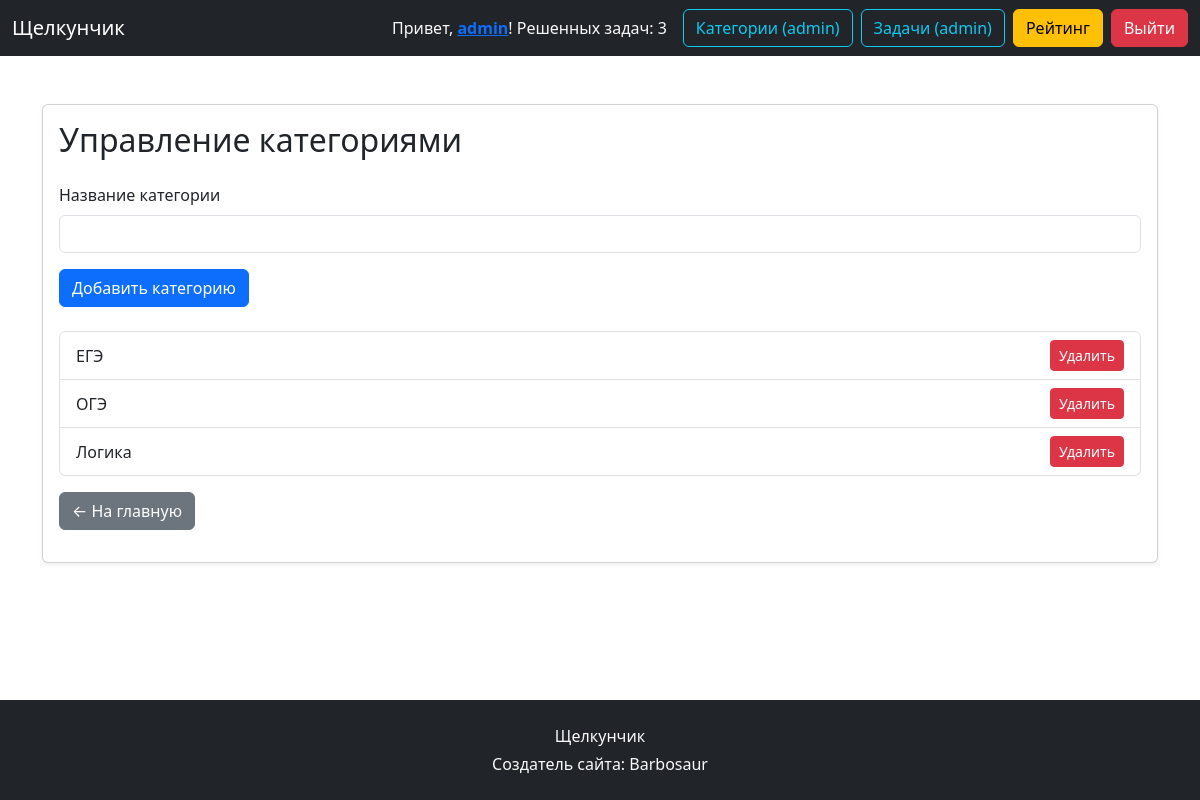
The app's page /categories (signed in), older data.
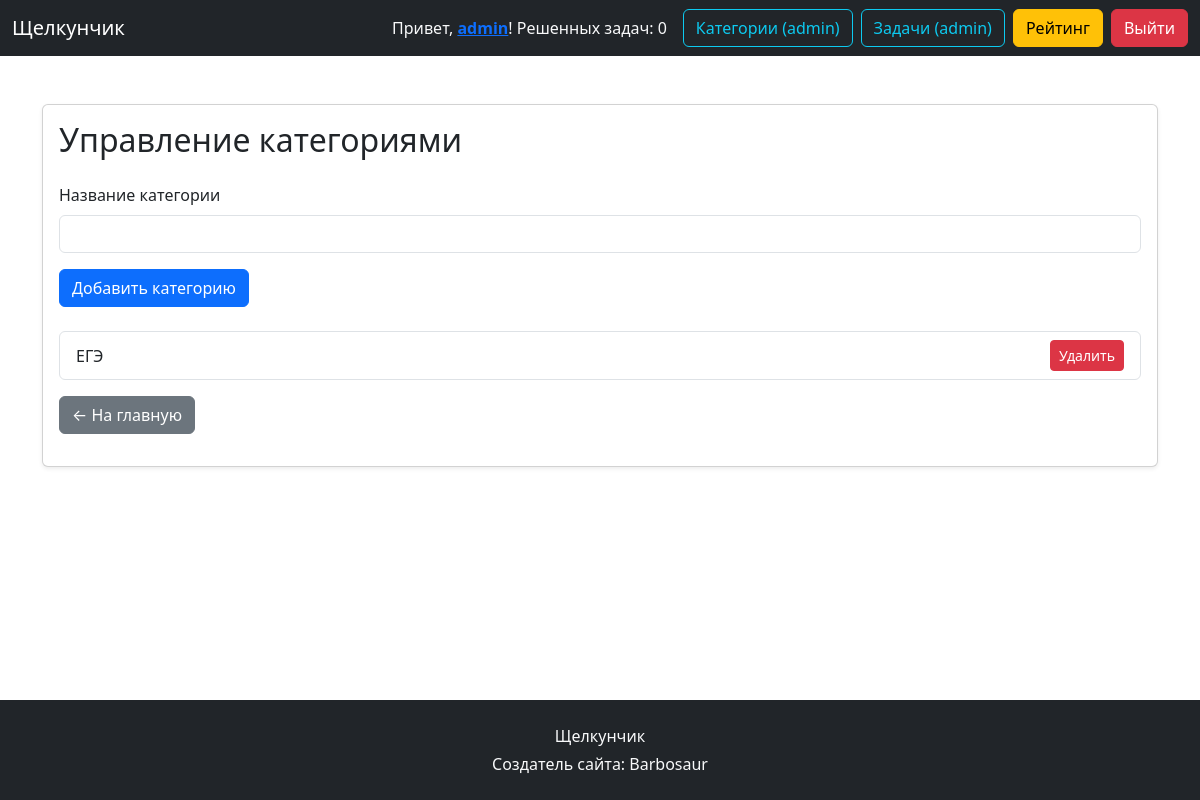
The same page, newer data.
### data/user.py (models this page shows)
class User(SqlAchemyBase, UserMixin):
    __tablename__ = 'users'
    id = Column(Integer, primary_key=True)
    username = Column(String, unique=True, nullable=False)
    password = Column(String, nullable=False)
    solved_tasks = Column(Integer, default=0)
    tasks = relationship("UserTask", back_populates="user")

### data/category.py (models this page shows)
class Category(SqlAchemyBase):
    __tablename__ = 'categories'
    id = sa.Column(sa.Integer, primary_key=True, autoincrement=True)
    name = sa.Column(sa.String(100), nullable=False)
    tasks = relationship('Task', back_populates='category')

### app.py (the view)
@app.route('/categories', methods=['GET', 'POST'])
@login_required
def manage_categories():
    if current_user.username != "admin":
        return "Нет доступа"
    form = CategoryForm()
    session = db_session.create_session()
    if form.validate_on_submit():
        new_category = Category(name=form.name.data)
        session.add(new_category)
        session.commit()
        flash('Категория добавлена!', 'success')
        return redirect(url_for('manage_categories'))
    categories = session.query(Category).all()
    session.close()
    return render_template('manage_categories.html', categories=categories, form=form)

### forms/category_add.py
class CategoryForm(FlaskForm):
    name = StringField('Название категории', validators=[DataRequired(), Length(min=2, max=100)])
    submit = SubmitField('Добавить категорию')

### app.py (called while the page is built)
@login_manager.user_loader
def load_user(user_id):
    session = db_session.create_session()
    user = session.query(User).get(int(user_id))
    session.close()
    return user

### data/db_session.py (called while the page is built)
def create_session() -> Session:
    global __factory
    return __factory()

### templates/manage_categories.html (shortened to what this page needs)
{% extends 'base.html' %}
{% block content %}
<div class="container mt-5">
    <div class="card shadow-sm">
        <div class="card-body">
            <h2 class="mb-4">Управление категориями</h2>
            <form method="POST" class="mb-4">
                <div class="mb-3">
                    {{ form.name.label(class_="form-label") }}
                    {{ form.name(class_="form-control") }}
                </div>
                <button type="submit" class="btn btn-primary">{{ form.submit.label.text }}</button>
            </form>
            <ul class="list-group">
                {% for category in categories %}
                    <li class="list-group-item d-flex justify-content-between align-items-center">
                        <span>{{ category.name }}</span>
                        <a href="{{ url_for('delete_category', category_id=category.id) }}" class="btn btn-danger btn-sm">Удалить</a>
                    </li>
                {% endfor %}
            </ul>
            <a href="{{ url_for('index') }}" class="btn btn-secondary mt-3 mb-3">&larr; На главную</a>
        </div>
    </div>
</div>
{% endblock %}

### templates/base.html (shortened to what this page needs)
<!DOCTYPE html>
<html>
<head>
    <link rel="stylesheet" href="/static/flex.css">
    <link href="https://cdn.jsdelivr.net/npm/bootstrap@5.3.6/dist/css/bootstrap.min.css" rel="stylesheet">
</head>
<body>
    <header>
        <nav class="navbar navbar-expand-lg navbar-dark bg-dark">
  <div class="container-fluid">
    <a class="navbar-brand" href="{{ url_for('index') }}">Щелкунчик</a>
    <div class="d-flex align-items-center">
      {% if current_user.is_authenticated %}
        <span class="text-light me-3">Привет, <b><a href="{{ url_for('account') }}">{{ current_user.username }}</a></b>! Решенных задач: {{ current_user.solved_tasks }}</span>
        {% if current_user.username == "admin" %}
          <a href="{{ url_for('manage_categories') }}" class="btn btn-outline-info me-2">Категории (admin)</a>
          <a href="{{ url_for('manage_tasks') }}" class="btn btn-outline-info me-2">Задачи (admin)</a>
        {% endif %}
        <a href="{{ url_for('leaderboard') }}" class="btn btn-warning me-2">Рейтинг</a>
        <a href="{{ url_for('logout') }}" class="btn btn-danger">Выйти</a>
      {% else %}
        <a href="{{ url_for('leaderboard') }}" class="btn btn-warning me-2">Рейтинг</a>
        <a href="{{ url_for('login') }}" class="btn btn-primary me-2">Войти</a>
        <a href="{{ url_for('register') }}" class="btn btn-success">Регистрация</a>
      {% endif %}
    </div>
  </div>
</nav>
    </header>
    <main>
        {% block content %}{% endblock %}
    </main>
<footer class="bg-dark text-light py-4 mt-auto">
  <div class="container text-center">
    <p class="mb-1">Щелкунчик</p>
    <p class="mb-0">Создатель сайта: Barbosaur</p>
  </div>
</footer>
</body>
</html>

Row changes from the older to the newer data that the page shows:
removed Category: name "ОГЭ"
removed Category: name "Логика"
changed User "admin": solved_tasks "3" → "0"
